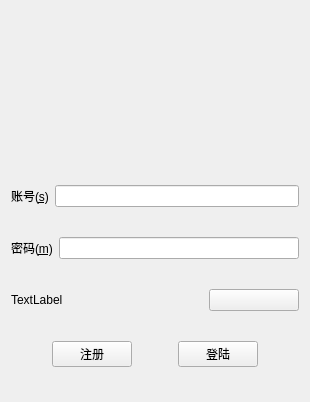
<?xml version="1.0" encoding="UTF-8"?>
<ui version="4.0">
 <class>landWidget</class>
 <widget class="QWidget" name="landWidget">
  <property name="geometry">
   <rect>
    <x>0</x>
    <y>0</y>
    <width>310</width>
    <height>402</height>
   </rect>
  </property>
  <property name="windowTitle">
   <string>员工管理系统</string>
  </property>
  <layout class="QGridLayout" name="gridLayout">
   <item row="0" column="0">
    <layout class="QHBoxLayout" name="horizontalLayout_4">
     <item>
      <spacer name="horizontalSpacer_4">
       <property name="orientation">
        <enum>Qt::Horizontal</enum>
       </property>
       <property name="sizeHint" stdset="0">
        <size>
         <width>40</width>
         <height>20</height>
        </size>
       </property>
      </spacer>
     </item>
     <item>
      <widget class="QLabel" name="label">
       <property name="maximumSize">
        <size>
         <width>190</width>
         <height>120</height>
        </size>
       </property>
       <property name="text">
        <string/>
       </property>
       <property name="pixmap">
        <pixmap resource="pic.qrc">:/pic/employee.png</pixmap>
       </property>
       <property name="scaledContents">
        <bool>true</bool>
       </property>
      </widget>
     </item>
     <item>
      <spacer name="horizontalSpacer_5">
       <property name="orientation">
        <enum>Qt::Horizontal</enum>
       </property>
       <property name="sizeHint" stdset="0">
        <size>
         <width>40</width>
         <height>20</height>
        </size>
       </property>
      </spacer>
     </item>
    </layout>
   </item>
   <item row="1" column="0">
    <layout class="QHBoxLayout" name="horizontalLayout">
     <item>
      <widget class="QLabel" name="label_3">
       <property name="text">
        <string>账号(&amp;s)</string>
       </property>
       <property name="buddy">
        <cstring>lineEdit</cstring>
       </property>
      </widget>
     </item>
     <item>
      <widget class="QLineEdit" name="lineEdit"/>
     </item>
    </layout>
   </item>
   <item row="2" column="0">
    <layout class="QHBoxLayout" name="horizontalLayout_2">
     <item>
      <widget class="QLabel" name="label_2">
       <property name="text">
        <string>密码(&amp;m)</string>
       </property>
       <property name="buddy">
        <cstring>lineEdit_password</cstring>
       </property>
      </widget>
     </item>
     <item>
      <widget class="QLineEdit" name="lineEdit_password"/>
     </item>
    </layout>
   </item>
   <item row="3" column="0">
    <layout class="QHBoxLayout" name="horizontalLayout_5">
     <item>
      <widget class="QLabel" name="label_tip">
       <property name="maximumSize">
        <size>
         <width>16777215</width>
         <height>30</height>
        </size>
       </property>
       <property name="text">
        <string>TextLabel</string>
       </property>
      </widget>
     </item>
     <item>
      <widget class="QPushButton" name="pushButton_3">
       <property name="maximumSize">
        <size>
         <width>90</width>
         <height>16777215</height>
        </size>
       </property>
       <property name="text">
        <string/>
       </property>
      </widget>
     </item>
    </layout>
   </item>
   <item row="4" column="0">
    <layout class="QHBoxLayout" name="horizontalLayout_3">
     <item>
      <spacer name="horizontalSpacer">
       <property name="orientation">
        <enum>Qt::Horizontal</enum>
       </property>
       <property name="sizeHint" stdset="0">
        <size>
         <width>40</width>
         <height>20</height>
        </size>
       </property>
      </spacer>
     </item>
     <item>
      <widget class="QPushButton" name="pushButton">
       <property name="text">
        <string>注册</string>
       </property>
      </widget>
     </item>
     <item>
      <spacer name="horizontalSpacer_2">
       <property name="orientation">
        <enum>Qt::Horizontal</enum>
       </property>
       <property name="sizeHint" stdset="0">
        <size>
         <width>40</width>
         <height>20</height>
        </size>
       </property>
      </spacer>
     </item>
     <item>
      <widget class="QPushButton" name="pushButton_2">
       <property name="text">
        <string>登陆</string>
       </property>
      </widget>
     </item>
     <item>
      <spacer name="horizontalSpacer_3">
       <property name="orientation">
        <enum>Qt::Horizontal</enum>
       </property>
       <property name="sizeHint" stdset="0">
        <size>
         <width>40</width>
         <height>20</height>
        </size>
       </property>
      </spacer>
     </item>
    </layout>
   </item>
  </layout>
 </widget>
 <resources>
  <include location="pic.qrc"/>
 </resources>
 <connections/>
</ui>
